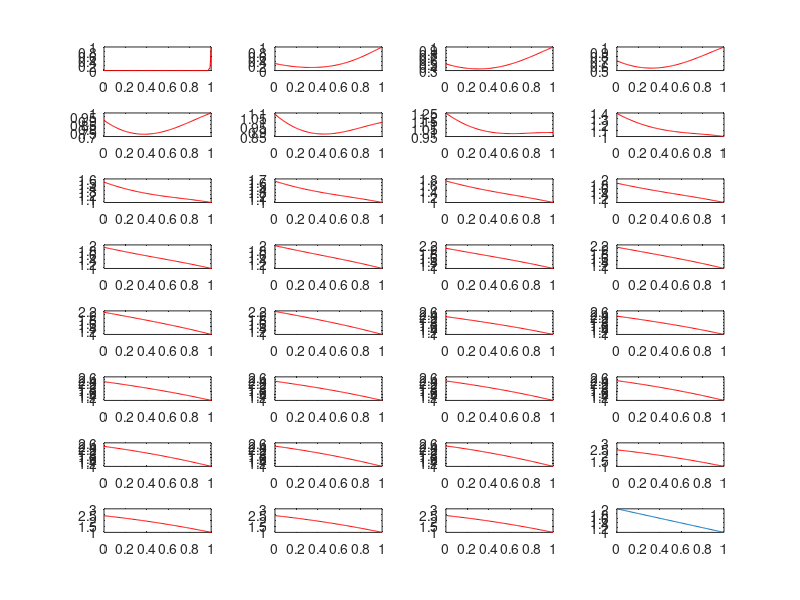

Write the MATLAB code that produced this figure.
clear;
nel=100;
h=1/nel;
f=1/nel;
q0=1
T1=1;
fe=1:nel;
fe=fe*0+f;
fe(1)=q0+f/2;
fe(nel)=T1/h+f;
K=zeros(nel);
rou=1;
c=1;
M=eye(nel)*rou*c;
tn=150.000;
dt=0.005;
dn=fe*0;
ddn=fe*0;
deltaddn1=fe*0;
ntime=2;
alpha=0.5;
%





    
for ii=1:nel
    for jj=1:nel
        if ii==jj
            K(ii,jj)=2;
        end
        if ii==jj+1
            K(ii,jj)=-1;
        end
        if ii==jj-1
            K(ii,jj)=-1;
        end
    end
end
K(1,1)=1;
%K(100,100)=1;
K=K/h;
%d=inv(K)*fe';
for t=0:dt:tn
dn1=dn+dt*(1-alpha)*ddn;
ddn1=fe*0;
for ii=1:ntime
   R=fe-ddn1*M-dn1*K;
   deltaddn1=R*inv(M);
   dn1=dn1+dt*alpha*deltaddn1;
   ddn1=ddn1+deltaddn1;
end
dn=dn1;
ddn=ddn1;

figure(1);
xx=linspace(0,1,nel+1);




    if mod(t/dt,1000)==0
        
        subplot(8,4,t/dt/1000+1);
        plot(xx,[dn';1],'r');
    end
end
subplot(8,4,32);
x=linspace(0,1,100);
plot(x,T1+(1-x)*q0);
%plot(x,T1+(1-x)*q0+(1-x.^2)*0.5);
%title('f=0')
%legend('FEM(nel=10)','exact solution');
